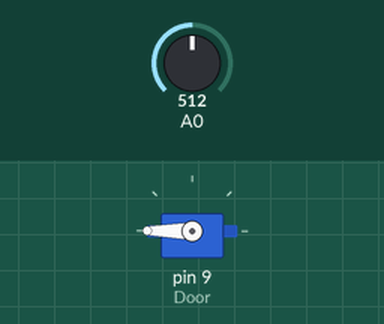
The sketch below on a simulated Arduino Uno, built with avr-gcc and run on an emulated ATmega328P. Parts: servo. Inputs (shaded band) come from the test bench; at power-on: A0 = 512.

Above: at 3.5 s.
3.6 s: A0 set to 743
5.1 s: A0 set to 763
At 5.56 s:
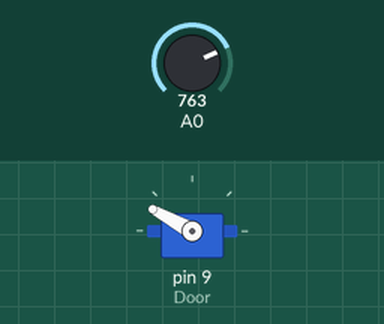
At 8.8 s:
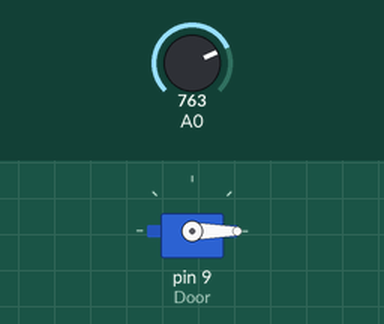
Timing chart, 0 to 10.3 s (numbered marks = the images above; inputs shaded):
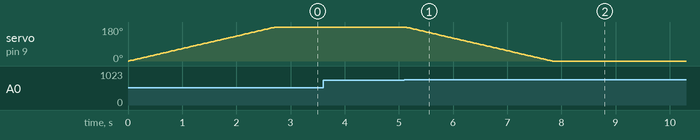

The sketch:

Auto_Door.ino
```cpp
#include "Servo.h"

Servo Door;

void setup() {
  // put your setup code here, to run once:
  Door.attach(9);
  Door.write(0);
}

void loop() {
  // put your main code here, to run repeatedly:
  int Light = analogRead(A0);
  if (Light > 750){
    if (Door.read() != 0){
      for (int pos = Door.read(); pos >= 0; pos--){
        Door.write(pos);
        delay(15);
      }
    }
  }else{
    if (Door.read() != 180){
      for (int pos = Door.read(); pos <= 180; pos++){
        Door.write(pos);
        delay(15);
      }
    }
  }
}
```

Measured:
- the behaviour switches between 750 and 751 on A0 (found by bisection; images 0 and 1)
- after the input at 3.6 s, every drawn part: stays the same
- after the input at 5.1 s, servo on pin 9 (Door): moves from 180° to 0° over 2.7 s, starting at once
